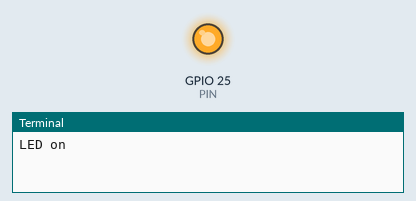
Bench run of a program on a simulated Raspberry Pi (BCM pin numbers). Shown: output pins drawn as LEDs (lit = HIGH), the last lines printed to the terminal. At 2.0 s the program stops and its outputs stay as they are.

Above: at 0.1 s.
At 2.1 s:
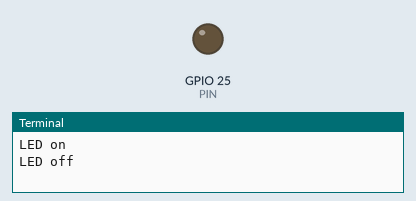
Timing chart, 0 to 3.5 s (numbered marks = the images above):
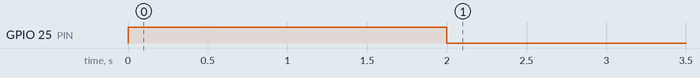

The program:

blink2.py
```python
import RPi.GPIO as GPIO
import time

GPIO.setmode(GPIO.BCM)
GPIO.setwarnings(False)

PIN = 25
GPIO.setup(PIN,GPIO.OUT)

print "LED on"
GPIO.output(PIN,GPIO.HIGH)
time.sleep(2)
print "LED off"
GPIO.output(PIN,GPIO.LOW)

GPIO.cleanup()
```

Measured:
- by itself, GPIO 25 (PIN): LOW → HIGH at 0.00 s, → LOW 2.0 s later
